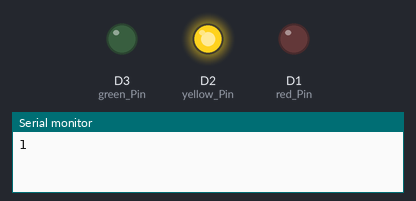
Recording of a sketch running on a simulated ESP8266 (NodeMCU). On the bench: output pins drawn as LEDs (lit = HIGH), the last lines printed to the serial monitor. Random numbers use the default seed unless the sketch sets one.

Above: at 0.1 s.
At 11.1 s:
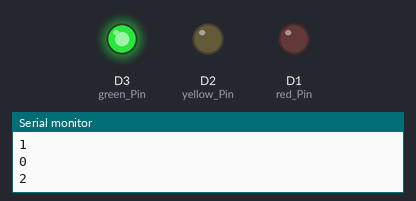
At 20.1 s:
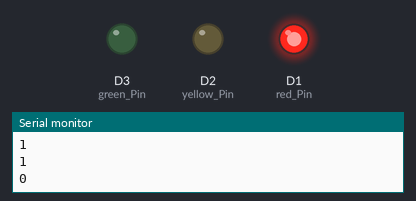
At 39.6 s:
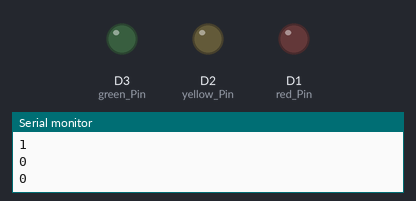
Timing chart, 0 to 40.0 s (numbered marks = the images above):
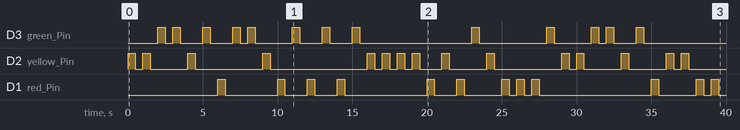

Measured:
- by itself, D3 (green_Pin): LOW → HIGH at 2.0 s, → LOW 0.50 s later, → HIGH 0.50 s later, → LOW 0.50 s later, … (26 changes in this stretch)
- by itself, D2 (yellow_Pin): LOW → HIGH at 0.00 s, → LOW 0.50 s later, → HIGH 0.50 s later, → LOW 0.50 s later, … (30 changes in this stretch)
- by itself, D1 (red_Pin): LOW → HIGH at 6.0 s, → LOW 0.50 s later, → HIGH 3.5 s later, → LOW 0.50 s later, … (24 changes in this stretch)

The sketch:

3_5.ino
```cpp
#define red_Pin D1
#define yellow_Pin D2
#define green_Pin D3

int randomPin;
int randomNumber;

void setup() {
  // put your setup code here, to run once:
  pinMode(red_Pin, OUTPUT);
  pinMode(yellow_Pin, OUTPUT);
  pinMode(green_Pin, OUTPUT);
  Serial.begin(9600);
}

void loop() {
  // put your main code here, to run repeatedly:
  randomNumber = random(3);  //랜덤함수 선언 0~2까지

  Serial.println(randomNumber);

  switch(randomNumber) {
    case 0: //0이면
    randomPin = D1; //빨강  on
    break;
    case 1: //1이면
    randomPin = D2; //노랑 on
    break;
    case 2: //2면
    randomPin = D3; //파랑on
    break;
    default: //그외
      Serial.println("잘못된 값");
  }
      blinkLED(randomPin, 500);
}

void blinkLED(int pinNo, int delayTime) { //함수를 끄고 키는것을 반복하는 함수

  digitalWrite(pinNo, HIGH); //led 켜기
  delay(delayTime); //지연시간

  digitalWrite(pinNo, LOW); //led 끄기
  delay(delayTime); //지연시간

}
```
